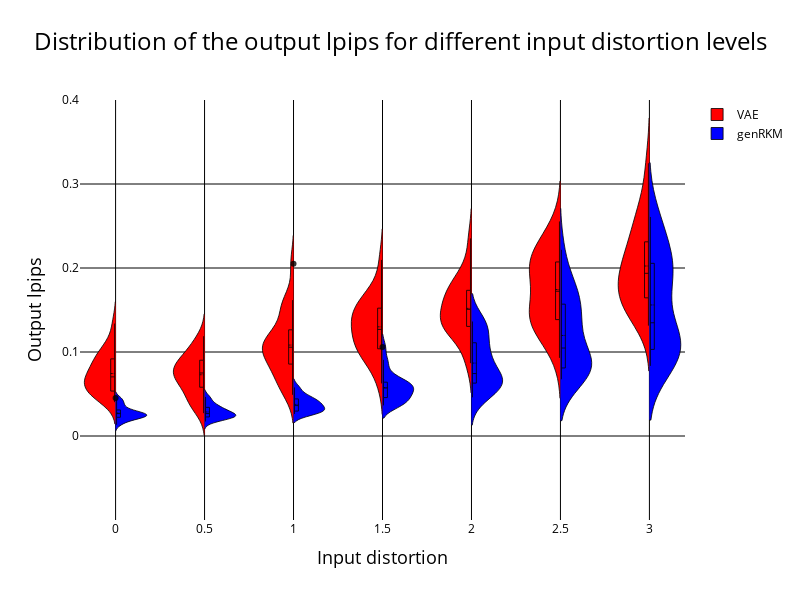

Source (notebook cell):
### Code cell
traces = []

for i in range(len(reference_points)):

    # Create a trace for the holiday distribution
    trace1 = go.Violin(
        x=reference_matrix[i],
        y=Lists_close_lpips_VAE[i],
        name='VAE' if i == 0 else None,
        side='negative',
        box_visible=True,
        meanline_visible=True,
        #hovertemplate='Holiday<br>Noise Level: %{y.2f} dB(A)',
        #hoverlabel=dict(namelength=0),
        fillcolor='red',
        line=dict(color='rgba(0, 0, 0, 0.8)', width=1) ,
        showlegend=(i == 0) 
    )

    # Create a trace for the normal day distribution
    trace2 = go.Violin(
        x=reference_matrix[i], #to put the two graphs next to each other instead of separately
        y=Lists_close_lpips_genRKM[i],
        name='genRKM' if i == 0 else None,
        side='positive',
        box_visible=True,
        meanline_visible=True,
        #hovertemplate='Normal Day<br>Noise Level: %{y.2f} dB(A)',
        #hoverlabel=dict(namelength=0),
        fillcolor='blue',
        line=dict(color='rgba(0, 0, 0, 0.8)', width=1) ,
        showlegend=(i == 0)
    )

    traces.append(trace1)
    traces.append(trace2)

# Create the layout for the plot
layout_fig1 = go.Layout(
    title=dict(
        text='Distribution of the output lpips for different input distortion levels',
        x=0.5,
        xanchor='center',
        font=dict(color="black", size=24)
    ),
    title_font=dict(size=24, color="black"),  
    xaxis=dict(
        {'title': 'Input distortion'}, 
        range = [-0.2, 3.2],
        #ticktext = ["false",'Holiday - Normal day'],
        title_font=dict(color="black", size = 18),
        tickfont=dict(color='black'),
        showticklabels=True, 
        tickvals = reference_points, 
        ticktext = reference_points,
        gridcolor='black'),
    yaxis=dict(
        {'title': 'Output lpips'},
        title_font=dict(color="black", size = 18),
        tickfont=dict(color="black"),
        #showticklabels=False,
        range = [-0.1, 0.4],
        tickvals=[0, 0.1, 0.2, 0.3, 0.4, 0.5, 0.6],
        gridcolor='black',
        zeroline=True,  # Ensure the zeroline is shown
        zerolinecolor='black',  # Set the color of the zeroline to black
        zerolinewidth=1  # Set the width of the zeroline
        ),
    violingap=0,  # Set the gap between violins to 0 for overlapping
    plot_bgcolor='white',  
    paper_bgcolor='white',  
    legend = dict(font=dict(color='black'))
)

layout_fig1.update(width=800, height=600)

# Create the figure and add the traces
fig1 = go.Figure(data=traces, layout=layout_fig1)

# Show the plot
fig1.show()

### Figure 1 — Plotly figure (JSON) as saved in the notebook; plotly's stock layout.template omitted (floating-point values rounded to 4 significant figures)
{"data": [{"box": {"visible": true}, "fillcolor": "red", "line": {"color": "rgba(0, 0, 0, 0.8)", "width": 1}, "meanline": {"visible": true}, "name": "VAE", "showlegend": true, "side": "negative", "type": "violin", "x": [0, 0, 0, 0, 0, 0, 0, 0, 0, 0, 0, 0, 0, 0, 0, 0, 0, 0, 0, 0, 0, 0, 0, 0, 0], "y": [0.107, 0.06577, 0.1118, 0.04028, 0.06236, 0.0642, 0.07037, 0.06718, 0.05131, 0.09174, 0.09897, 0.07149, 0.08121, 0.07465, 0.0539, 0.05223, 0.06246, 0.09208, 0.07931, 0.04655, 0.09377, 0.1338, 0.0495, 0.04825, 0.08888]}, {"box": {"visible": true}, "fillcolor": "blue", "line": {"color": "rgba(0, 0, 0, 0.8)", "width": 1}, "meanline": {"visible": true}, "name": "genRKM", "showlegend": true, "side": "positive", "type": "violin", "x": [0, 0, 0, 0, 0, 0, 0, 0, 0, 0, 0, 0, 0, 0, 0, 0, 0, 0, 0, 0, 0, 0, 0, 0, 0], "y": [0.03828, 0.02977, 0.03939, 0.01662, 0.02288, 0.02371, 0.0252, 0.03472, 0.02661, 0.02713, 0.04336, 0.03053, 0.02219, 0.02667, 0.01332, 0.02756, 0.02216, 0.02231, 0.0246, 0.01958, 0.04524, 0.03252, 0.02384, 0.01886, 0.02696]}, {"box": {"visible": true}, "fillcolor": "red", "line": {"color": "rgba(0, 0, 0, 0.8)", "width": 1}, "meanline": {"visible": true}, "showlegend": false, "side": "negative", "type": "violin", "x": [0.5, 0.5, 0.5, 0.5, 0.5, 0.5, 0.5, 0.5, 0.5, 0.5, 0.5, 0.5, 0.5, 0.5, 0.5, 0.5, 0.5, 0.5, 0.5, 0.5, 0.5, 0.5, 0.5, 0.5, 0.5], "y": [0.1096, 0.06095, 0.1188, 0.02718, 0.06335, 0.07178, 0.07502, 0.08198, 0.03931, 0.09032, 0.09838, 0.08176, 0.06628, 0.0816, 0.03702, 0.06656, 0.06435, 0.08034, 0.09021, 0.0401, 0.09484, 0.1062, 0.04943, 0.04829, 0.07892]}, {"box": {"visible": true}, "fillcolor": "blue", "line": {"color": "rgba(0, 0, 0, 0.8)", "width": 1}, "meanline": {"visible": true}, "showlegend": false, "side": "positive", "type": "violin", "x": [0.5, 0.5, 0.5, 0.5, 0.5, 0.5, 0.5, 0.5, 0.5, 0.5, 0.5, 0.5, 0.5, 0.5, 0.5, 0.5, 0.5, 0.5, 0.5, 0.5, 0.5, 0.5, 0.5, 0.5, 0.5], "y": [0.03828, 0.0297, 0.03939, 0.01998, 0.0228, 0.02371, 0.02706, 0.03406, 0.02573, 0.03061, 0.04508, 0.03477, 0.02431, 0.02667, 0.01723, 0.02981, 0.02199, 0.02231, 0.0246, 0.022, 0.04655, 0.03425, 0.02384, 0.02046, 0.02969]}, {"box": {"visible": true}, "fillcolor": "red", "line": {"color": "rgba(0, 0, 0, 0.8)", "width": 1}, "meanline": {"visible": true}, "showlegend": false, "side": "negative", "type": "violin", "x": [1, 1, 1, 1, 1, 1, 1, 1, 1, 1, 1, 1, 1, 1, 1, 1, 1, 1, 1, 1, 1, 1, 1, 1, 1], "y": [0.1293, 0.09632, 0.1559, 0.06239, 0.07186, 0.08435, 0.1254, 0.08605, 0.1618, 0.1029, 0.1057, 0.1039, 0.08961, 0.1128, 0.153, 0.1134, 0.1147, 0.05498, 0.08767, 0.049, 0.151, 0.11, 0.06699, 0.1127, 0.2051]}, {"box": {"visible": true}, "fillcolor": "blue", "line": {"color": "rgba(0, 0, 0, 0.8)", "width": 1}, "meanline": {"visible": true}, "showlegend": false, "side": "positive", "type": "violin", "x": [1, 1, 1, 1, 1, 1, 1, 1, 1, 1, 1, 1, 1, 1, 1, 1, 1, 1, 1, 1, 1, 1, 1, 1, 1], "y": [0.04871, 0.03036, 0.04065, 0.04102, 0.02654, 0.02845, 0.04525, 0.03621, 0.04518, 0.03577, 0.04875, 0.05676, 0.03305, 0.03127, 0.03482, 0.03842, 0.02624, 0.02992, 0.02855, 0.04013, 0.05781, 0.03741, 0.02773, 0.02896, 0.04379]}, {"box": {"visible": true}, "fillcolor": "red", "line": {"color": "rgba(0, 0, 0, 0.8)", "width": 1}, "meanline": {"visible": true}, "showlegend": false, "side": "negative", "type": "violin", "x": [1.5, 1.5, 1.5, 1.5, 1.5, 1.5, 1.5, 1.5, 1.5, 1.5, 1.5, 1.5, 1.5, 1.5, 1.5, 1.5, 1.5, 1.5, 1.5, 1.5, 1.5, 1.5, 1.5, 1.5, 1.5], "y": [0.1535, 0.1012, 0.1434, 0.0626, 0.1353, 0.1037, 0.1445, 0.1175, 0.1619, 0.1725, 0.1369, 0.1492, 0.07974, 0.09402, 0.1257, 0.1264, 0.106, 0.09503, 0.1744, 0.1569, 0.1269, 0.1171, 0.1039, 0.1518, 0.2096]}, {"box": {"visible": true}, "fillcolor": "blue", "line": {"color": "rgba(0, 0, 0, 0.8)", "width": 1}, "meanline": {"visible": true}, "showlegend": false, "side": "positive", "type": "violin", "x": [1.5, 1.5, 1.5, 1.5, 1.5, 1.5, 1.5, 1.5, 1.5, 1.5, 1.5, 1.5, 1.5, 1.5, 1.5, 1.5, 1.5, 1.5, 1.5, 1.5, 1.5, 1.5, 1.5, 1.5, 1.5], "y": [0.07288, 0.03669, 0.05937, 0.06308, 0.03691, 0.03643, 0.06707, 0.04471, 0.09068, 0.0487, 0.05931, 0.106, 0.04653, 0.03888, 0.08438, 0.05367, 0.04608, 0.03899, 0.0571, 0.06234, 0.06844, 0.05233, 0.05075, 0.06183, 0.05785]}, {"box": {"visible": true}, "fillcolor": "red", "line": {"color": "rgba(0, 0, 0, 0.8)", "width": 1}, "meanline": {"visible": true}, "showlegend": false, "side": "negative", "type": "violin", "x": [2, 2, 2, 2, 2, 2, 2, 2, 2, 2, 2, 2, 2, 2, 2, 2, 2, 2, 2, 2, 2, 2, 2, 2, 2], "y": [0.1756, 0.1232, 0.1308, 0.1295, 0.1325, 0.1383, 0.1907, 0.1242, 0.1727, 0.1667, 0.09647, 0.1873, 0.137, 0.1322, 0.1768, 0.1504, 0.1515, 0.1543, 0.1508, 0.1599, 0.2352, 0.1195, 0.08669, 0.1707, 0.2052]}, {"box": {"visible": true}, "fillcolor": "blue", "line": {"color": "rgba(0, 0, 0, 0.8)", "width": 1}, "meanline": {"visible": true}, "showlegend": false, "side": "positive", "type": "violin", "x": [2, 2, 2, 2, 2, 2, 2, 2, 2, 2, 2, 2, 2, 2, 2, 2, 2, 2, 2, 2, 2, 2, 2, 2, 2], "y": [0.08969, 0.0546, 0.1265, 0.1174, 0.04603, 0.0615, 0.1361, 0.05856, 0.1314, 0.0695, 0.07432, 0.1363, 0.06598, 0.05121, 0.1333, 0.06562, 0.06137, 0.06602, 0.09881, 0.09231, 0.1032, 0.06345, 0.06785, 0.08992, 0.1089]}, {"box": {"visible": true}, "fillcolor": "red", "line": {"color": "rgba(0, 0, 0, 0.8)", "width": 1}, "meanline": {"visible": true}, "showlegend": false, "side": "negative", "type": "violin", "x": [2.5, 2.5, 2.5, 2.5, 2.5, 2.5, 2.5, 2.5, 2.5, 2.5, 2.5, 2.5, 2.5, 2.5, 2.5, 2.5, 2.5, 2.5, 2.5, 2.5, 2.5, 2.5, 2.5, 2.5, 2.5], "y": [0.2369, 0.1387, 0.199, 0.1151, 0.1557, 0.2038, 0.2188, 0.1945, 0.1952, 0.1962, 0.1435, 0.226, 0.1328, 0.1216, 0.2554, 0.1382, 0.1723, 0.1444, 0.1916, 0.1593, 0.2176, 0.1248, 0.09299, 0.1616, 0.224]}, {"box": {"visible": true}, "fillcolor": "blue", "line": {"color": "rgba(0, 0, 0, 0.8)", "width": 1}, "meanline": {"visible": true}, "showlegend": false, "side": "positive", "type": "violin", "x": [2.5, 2.5, 2.5, 2.5, 2.5, 2.5, 2.5, 2.5, 2.5, 2.5, 2.5, 2.5, 2.5, 2.5, 2.5, 2.5, 2.5, 2.5, 2.5, 2.5, 2.5, 2.5, 2.5, 2.5, 2.5], "y": [0.1364, 0.06748, 0.1716, 0.1543, 0.07629, 0.07717, 0.1709, 0.07958, 0.2217, 0.08587, 0.08355, 0.1727, 0.07994, 0.06775, 0.1913, 0.1047, 0.09443, 0.08135, 0.1351, 0.1648, 0.131, 0.08938, 0.08901, 0.1235, 0.1422]}, {"box": {"visible": true}, "fillcolor": "red", "line": {"color": "rgba(0, 0, 0, 0.8)", "width": 1}, "meanline": {"visible": true}, "showlegend": false, "side": "negative", "type": "violin", "x": [3, 3, 3, 3, 3, 3, 3, 3, 3, 3, 3, 3, 3, 3, 3, 3, 3, 3, 3, 3, 3, 3, 3, 3, 3], "y": [0.2275, 0.1314, 0.1885, 0.1628, 0.1504, 0.2629, 0.2876, 0.154, 0.1914, 0.2115, 0.1528, 0.3247, 0.1451, 0.1937, 0.2219, 0.165, 0.1948, 0.1715, 0.2571, 0.1758, 0.2131, 0.1709, 0.2077, 0.2421, 0.2549]}, {"box": {"visible": true}, "fillcolor": "blue", "line": {"color": "rgba(0, 0, 0, 0.8)", "width": 1}, "meanline": {"visible": true}, "showlegend": false, "side": "positive", "type": "violin", "x": [3, 3, 3, 3, 3, 3, 3, 3, 3, 3, 3, 3, 3, 3, 3, 3, 3, 3, 3, 3, 3, 3, 3, 3, 3], "y": [0.1753, 0.08346, 0.255, 0.1908, 0.09826, 0.0946, 0.2094, 0.09376, 0.2608, 0.1086, 0.09607, 0.2195, 0.1196, 0.08679, 0.2442, 0.1348, 0.128, 0.1152, 0.1724, 0.203, 0.2043, 0.1047, 0.1132, 0.2097, 0.1787]}], "layout": {"height": 600, "legend": {"font": {"color": "black"}}, "paper_bgcolor": "white", "plot_bgcolor": "white", "title": {"font": {"color": "black", "size": 24}, "text": "Distribution of the output lpips for different input distortion levels", "x": 0.5, "xanchor": "center"}, "violingap": 0, "width": 800, "xaxis": {"gridcolor": "black", "range": [-0.2, 3.2], "showticklabels": true, "tickfont": {"color": "black"}, "ticktext": [0, 0.5, 1, 1.5, 2, 2.5, 3], "tickvals": [0, 0.5, 1, 1.5, 2, 2.5, 3], "title": {"font": {"color": "black", "size": 18}, "text": "Input distortion"}}, "yaxis": {"gridcolor": "black", "range": [-0.1, 0.4], "tickfont": {"color": "black"}, "tickvals": [0, 0.1, 0.2, 0.3, 0.4, 0.5, 0.6], "title": {"font": {"color": "black", "size": 18}, "text": "Output lpips"}, "zeroline": true, "zerolinecolor": "black", "zerolinewidth": 1}}}
